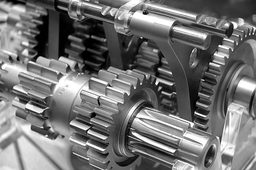
#> input picture lab04/src/sample1.bmp, 256 x 170 px, shrunk from 612 x 407 before the run; its folder holds 2 pictures in this run
$ python lab04.py
#> lines starting #> are read from the running program, lines starting #| are printed output that depends on the picture; after the words box and inside, x2 and y2 are one past the last pixel; in counts of white or black regions, pixels touching at a corner belong together
import numpy as np
from PIL import Image
import math

def binarization(img, border):
    if len(img.shape) == 3 and img.shape[2] == 3:
        img = to_semi_tone(img)
    return np.fromiter(map(
                lambda pixel: 255 if pixel > border else 0,
                img.flatten()
            ), dtype=np.uint8).reshape(img.shape)

def grayscale (image):
    data = image.load()

    result = Image.new('L', image.size)

    new_data = result.load()

    for x in range(image.size[0]):
        for y in range(image.size[1]):
            new_data[x, y] = round(0.3 * data[x,y][0] + 0.59 * data[x,y][1] + 0.11 * data[x,y][2])
    return result

operators = {
    'x': np.array(
        [[1, 1, 1],
         [0, 0, 0],
         [-1, -1, -1]]
    ),
    'y': np.array(
        [[1, 0, -1],
         [1, 0, -1],
         [1, 1, -1]]
    )
}

def get_frame(img: np.array, x: int, y: int) -> np.array:
    return img[x - 3 // 2:x + 3 // 2 + 1,
               y - 3 // 2:y + 3 // 2 + 1]

def apply_operator(frame: np.array, direction):
    frame = frame.astype(np.int32)
    if direction == 'x':
        return np.sum(operators['x'] * frame)
    elif direction == 'y':
        return np.sum(operators['y'] * frame)
    elif direction == 'g' or direction == 'b':
        return np.sqrt(np.sum(operators['x'] * frame) ** 2 + np.sum(operators['y'] * frame) ** 2)
    else:
        raise ValueError("Unsupported direction")


def grads(img, direction):
    new_img = np.zeros_like(img, dtype=np.float64)
    x, y = 1, 1
    while x < img.shape[0] - 1:
        if x % 2 == 0:
            while y + 1 < img.shape[1] - 1:
                frame = get_frame(img, x, y)
                new_img[x, y] = apply_operator(frame, direction)
                y += 1
        else:
            while y - 1 > 1:
                frame = get_frame(img, x, y)
                new_img[x, y] = apply_operator(frame, direction)
                y -= 1
        x += 1
    new_img = new_img / np.max(new_img) * 255
    if direction == 'b':
        return binarization(new_img, 64)
    elif direction == 'x' or direction == 'y' or direction == 'g':
        return new_img.astype(np.uint8)
    else:
        raise ValueError("Unsupported direction")


def outline(img):
    gx = grads(img, 'x')
    gy = grads(img, 'y')
    g = grads(img, 'g')
    b = grads(img, 'b')

    return (gx, gy, g, b)


if __name__ == "__main__":

    n = 1

    srcpath = f'./src/sample{n}.bmp'
    outpath = f'./out/result{n}'

    with Image.open(srcpath).convert('L') as img:
#> img is the input picture: PIL image 256x170 L; min 0, max 255, mean 114.1
        tmp = np.array(img)

        res = outline(tmp)
#> the loop in grads, `while x < img.shape[0] - 1:` made 168 passes
#> x on passes 2 to 3: 3, 4
#> after the loop in grads, `while x < img.shape[0] - 1:`:
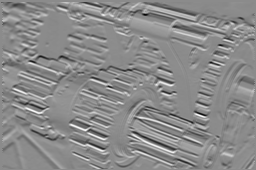
#> new_img: shape (170, 256) float64; min -734, max 610, mean -1.9; drawn with min black and max white
#> in grads, `return new_img.astype(np.uint8)`:
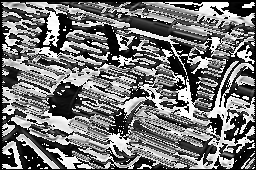
#> returned value: shape (170, 256); min 0, max 255, mean 115.3
#> call 2 of grads, with direction = 'y'
#> after the loop in grads (call 2), `while x < img.shape[0] - 1:`:
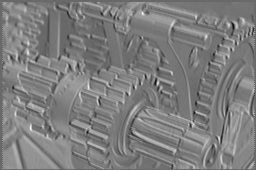
#> new_img: shape (170, 256) float64; min -555, max 790, mean 111.2; drawn with min black and max white
#> in grads (call 2), `return new_img.astype(np.uint8)`:
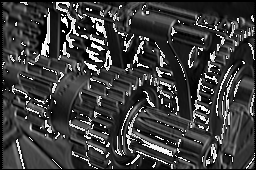
#> returned value: shape (170, 256); min 0, max 255, mean 61.2
#> call 3 of grads, with direction = 'g'
#> after the loop in grads (call 3), `while x < img.shape[0] - 1:`:
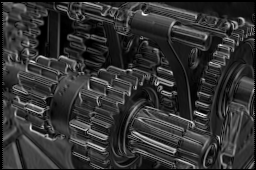
#> new_img: shape (170, 256) float64; min 0, max 822, mean 163.4; drawn with min black and max white
#> in binarization, `return np.fromiter(map( lambda pixel: 255 if pixel > border else 0, im..`:
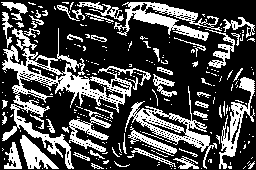
#> returned value: shape (170, 256); 30.1% white; 247 white regions (190 under 20 px), largest, box (x1, y1, x2, y2) and area: (2, 28, 151, 169) 3613, (114, 2, 222, 41) 1430, (125, 86, 217, 169) 1377

        Image.fromarray(res[0]).save(f'{outpath}_x.bmp')
        Image.fromarray(res[1]).save(f'{outpath}_y.bmp')
        Image.fromarray(res[2]).save(f'{outpath}_g.bmp')
        Image.fromarray(res[3]).save(f'{outpath}_b.bmp')
